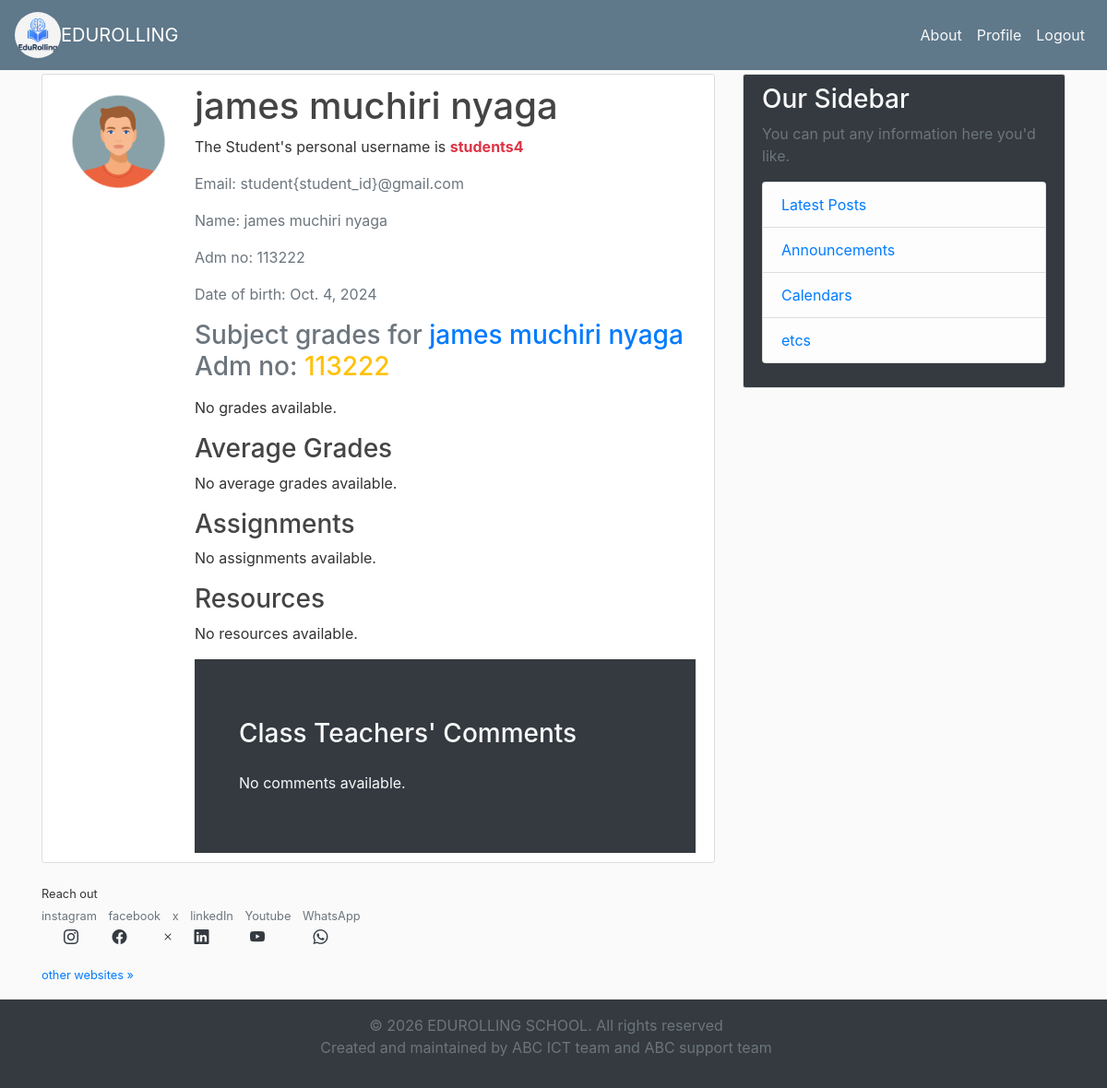
Screenshot of /edurolling/parents/student_profile/3/ (signed in) with the database file from the repository.
### school/models.py (models this page shows, shortened)
class School(models.Model):
    name = models.CharField(max_length=200)
    code = models.CharField(max_length=50, unique=True)
    slug = models.SlugField(max_length=50, unique=True, blank=True)
    active = models.BooleanField(default=True)
    created_at = models.TimeField(default=timezone.now)

### students/models.py (models this page shows, shortened)
class Student(models.Model):
    user = models.OneToOneField(User, on_delete=models.CASCADE, related_name='student')
    school = models.ForeignKey(School, on_delete=models.CASCADE)
    student_id = models.CharField(max_length=10)
    username = models.CharField(max_length=30, unique=True, default='student')
    email = models.EmailField(blank=True)
    student_class = models.ForeignKey(Class, on_delete=models.SET_NULL, null=True)
    full_name = models.CharField(max_length=100)
    date_of_birth = models.DateField()
    class Meta:
        unique_together = ('school', 'student_id')

class Profile(models.Model):
    student = models.OneToOneField(Student, on_delete=models.CASCADE)
    image = models.ImageField(default='student_default_img.jpg',upload_to='student_profiles')
    """def save(self, *args, **kwargs):
        super().save(*args, **kwargs)
        img = Image.open(self.image.path)

        if img.height >300 or img.width>300:
            output_size = (300,300)
            img.thumbnail(output_size)
            img.save(self.image.path)"""

### parents/views.py (the view)
@login_required
def pr_StudentProfile(request, student_id, school_slug):
    school = get_object_or_404(School, slug=school_slug)
    profile = getattr(request.user, 'student', None) or getattr(request.user, 'parent', None)
    s_profile = get_object_or_404(Student, id=student_id)
    if not profile:
        return render(request, 'students/error.html')
    if profile == getattr(request.user, 'parent', None):
        if s_profile != profile.My_Student_Adm_No:
            messages.error(request,'You do not have permission to view this student profile!')
            return render(request, 'students/error.html')
    grades = s_profile.subject_grades.all()
    average_grades = s_profile.average_grades.all()
    assignments = s_profile.assignments.all()
    comments = s_profile.comments.all()
    context = {
        'student':s_profile,
        'profile': profile,
        'grades': grades,
        'average_grades': average_grades,
        'comments': comments,
        'school':school
    }
    return render(request, 'parents/my_students_profile.html', context)

### school/context_processors.py (called while the page is built)
def school_context(request):
    school = School.objects.filter(code='EDU001').first()
    return {'school': school}

### parents/templates/parents/my_students_profile.html
{% extends 'blog/base.html' %}
{% load static %}
{% load crispy_forms_tags %}
{% block content %}
   <div class="content-section">
      <div class="media">
         <img class="rounded-circle account-img" src="{{ student.profile.image.url  }}" alt="Profile Image">
         <div class="media-body">
            <h1>{{ student.full_name }}</h1>
            <p>The Student's personal username is <strong class="text-danger">{{ student.username }}</strong></p>
            <p class="text-secondary">Email: {{ student.email }}</p>
            <p class="text-secondary">Name: {{ student.full_name }}</p>
            <p class="text-secondary">Adm no: {{ student.student_id }}</p>
            <p class="text-secondary">Date of birth: {{ student.date_of_birth }}</p>
            <h3 class="text-secondary">Subject grades for <span class="text-primary">{{ student.full_name }}</span><p>Adm no: <span class="text-warning">{{student.student_id}}</span></span><p></h3>
            {% for grade in grades %}
               <p>{{ grade.Exam_title }}:
                  <ul>
                     <li>English: {{ grade.english_score }} ({{ grade.english_grade }})</li>
                     <li>Kiswahili: {{ grade.kiswahili_score }} ({{ grade.kiswahili_grade }})</li>
                     <li>Mathematics: {{ grade.mathematics_score }} ({{ grade.mathematics_grade }})</li>
                     <li>Physics: {{ grade.physics_score }} ({{ grade.physics_grade }})</li>
                     {% if grade.chemistry_score %}
                       <li>Chemistry: {{ grade.chemistry_score }} ({{ grade.chemistry_grade }})</li>
                     {% endif %}
                     {% if grade.biology_score %}
                     <li>Biology: {{ grade.biology_score }} ({{ grade.biology_grade }})</li>
                     {% endif %}
                     {% if grade.history_score %}
                     <li>History: {{ grade.history_score }} ({{ grade.history_grade }})</li>
                     {% endif %}
                     {% if grade.geography_score %}
                     <li>Geography: {{ grade.geography_score }} ({{ grade.geography_grade }})</li>
                     {% endif %}
                     {% if grade.computer_science_score %}
                     <li>Computer Science: {{ grade.computer_science_score }} ({{ grade.computer_science_grade }})</li>
                     {% endif %}
                     {% if grade.art_and_design_score %}
                     <li>Art and Design: {{ grade.art_and_design_score }} ({{ grade.art_and_design_grade }})</li>
                     {% endif %}
                     {% if grade.music_score %}
                     <li>Music: {{ grade.music_score }} ({{ grade.music_grade }})</li>
                     {% endif %}
                     {% if grade.physical_education_score %}
                     <li>Physical Education: {{ grade.physical_education_score }} ({{ grade.physical_education_grade }})</li>
                     {% endif %}
                     {% if grade.religious_education_score %}
                     <li>Religious Education: {{ grade.religious_education_score }} ({{ grade.religious_education_grade }})</li>
                     {% endif %}
                 </ul>
               </p>
            {% empty %}
               <p>No grades available.</p>
            {% endfor %}
            <h3>Average Grades</h3>
            {% for avg_grade in average_grades %}
               <p>Exam Tittle: {{ avg_grade.Exam_title }}<h3 class="text-muted">Score: {{ avg_grade.grade }}</h3></p>
            {% empty %}
               <p>No average grades available.</p>
            {% endfor %}
            <h3>Assignments</h3>
            {% for assignment in assignments %}
               <p><strong>{{ assignment.title }}:</strong>
                  <br>{{ assignment.description }}</p>
                  <p class="text-primary">Assignment due date: <span class="text-danger">{{assignment.due_date}}</span></p>
            {% empty %}
               <p>No assignments available.</p>
            {% endfor %}
            <h3>Resources</h3>
            {% for resource in resources %}
               <p>{{ resource.title }}: {{ resource.resource_description }}</p>
            {% empty %}
               <p>No resources available.</p>
            {% endfor %}
             <div class="container bg-dark text-light p-5 px-0">
               <h3 class="text-light bt-3 py-3">Class Teachers' Comments</h3>
               {% for comment in comments %}
                  <p>{{ profile.full_name }} has this comment on discipline:<br>{{ comment.student_discipline }} <br> And this on academics:</p>
                  <p>{{ comment.comment_on_academics }}</p>
               {% empty %}
                  <p>No comments available.</p>
               {% endfor %}
             </div>
         </div>
      </div>
   </div>
{% endblock %}

### blog/templates/blog/base.html (shortened to what this page needs)
{% load static %}
<!DOCTYPE html>
<html>
<head>
    <link rel="stylesheet" href="https://cdn.jsdelivr.net/npm/bootstrap@4.0.0/dist/css/bootstrap.min.css">
    <link rel="stylesheet" href="https://cdn.jsdelivr.net/npm/bootstrap-icons@1.3.0/font/bootstrap-icons.css">
    <link rel="stylesheet" type="text/css" href="{% static 'blog/main.css' %}">
</head>
<body>
    <nav class="navbar navbar-expand-md navbar-dark bg-steel fixed-top">
          <a class="navbar-brand d-flex align-items-center"  href="/{{ school.slug }}/">
              <img src="{% static 'blog/logo.jpeg' %}" alt="School Logo"
                  class="rounded-circle me-2" height="50" width="50">
                  <span class="navbar-brand mr-2">{{ school.name }}</span>
            </a>
              <div class="collapse navbar-collapse" id="navbarToggle">
    <div class="navbar-nav mr-auto">
        <a class="nav-item nav-link text-light" href="{% url 'blog-about' school_slug=school.slug %}">
            About
        </a>
    </div>
    <div class="navbar-nav">
        {% if user.is_authenticated %}
            {% if user.student %}
                <a class="nav-item nav-link text-light"
                   href="{% url 'students-profile' school_slug=school.slug %}">
                    Profile
                </a>
            {% elif user.parent %}
                <a class="nav-item nav-link text-light"
                   href="{% url 'parents-profile' school_slug=school.slug %}">
                    Profile
                </a>
            {% elif user.teacher %}
                <a class="nav-item nav-link text-light"
                   href="{% url 'teachers-profile' school_slug=school.slug %}">
                    Profile
                </a>
            {% endif %}
              <form action="{% url 'logout' %}" method="POST" style="display:inline;">
                  <button type="submit" class="nav-item nav-link text-light" style="background:none; border:none;">
                      Logout
                    </button>
              </form>
        {% else %}
            <a class="nav-item nav-link text-light" href="{% url 'login' %}">
                Login
            </a>
        {% endif %}
    </div>
</div>
    </nav>
    <main role="main" class="container">
      <div class="row">
        <div class="col-md-8">
            {% block content %}{% endblock %}
        </div>
        <div class="col-md-4">
          <div class="content-section bg-dark text-light">
            <h3 class="text-light">Our Sidebar</h3>
            <p class='text-muted text-light'>You can put any information here you'd like.
              <ul class="list-group">
                <li class="list-group-item list-group-item-light"><a href="{% url 'blog-latest-posts' school_slug=school.slug %}">Latest Posts</a></li>
                <li class="list-group-item list-group-item-light"> <a href="{% url 'blog-announcements' school_slug=school.slug %}">Announcements</a></li>
                <li class="list-group-item list-group-item-light"><a href="{% url 'blog-calendars' school_slug=school.slug %}">Calendars</a></li>
                <li class="list-group-item list-group-item-light"><a href="{% url 'blog-others' school_slug=school.slug %}">etcs</a></li>
              </ul>
            </p>
          </div>
        </div>
      </div>
    </main>
    <section>
      <div class="container">
        <div class="mb-3">
          <small>
            Reach out
          </small>
          <div class="row">
            <div class="col-md-8">
              <small class="text-muted">instagram</small>
              <small class="mr-2 ml-2 text-muted">facebook</small>
              <small class="text-muted">x</small>
              <small class="ml-2 text-muted">linkedIn</small>
              <small class="ml-2 text-muted">Youtube</small>
              <small class="ml-2 text-muted">WhatsApp</small>
            </div>
          </div>
          <div class="row">
            <div class="col-md-8">
              <a href="https://www.instagram.com/muchiri_james_254/#"><i class="bi bi-instagram text-dark mx-4"></i></a>
              <a target="_blank" href="https://web.facebook.com/profile.php?id=61558683462581"><i class="bi bi-facebook text-dark mx-2"></i></a>
              <a target="_blank" href="https://x.com/jamesny97150748"><i class="bi bi-x text-dark ml-4"></i></a>
              <a href="#"><i class="bi bi-linkedin text-dark mx-3"></i></a>
              <a target ='blank' href="http://youtube.com/@jamesnyaga463"><i class="bi bi-youtube text-dark ml-4"></i></a>
              <a target="_blank"  href="https://wa.me/qr/RCU46OUN5B3HI1"><i class="bi bi-whatsapp text-dark mx-4 ml-5"></i></a>
            </div>
          </div>
        </div>
      </div>
      <div class="container mb-3"><small><a target="_blank" href="https://rolling.pythonanywhere.com/" class="text-primary">other websites &raquo;</a></small></div>
    </section>
    <footer class="footer bg-dark text-light text-center p-3">
    <div class="container">
      <p class="text-muted mr-3">&copy; 2026 EDUROLLING SCHOOL. All rights reserved <br><span>Created and maintained by ABC ICT team and ABC support team</span></p>
    </footer>
  </body>
</html>

### blog/static/blog/main.css (style rules this page uses)
body { background: #fafafa; color: #333333; margin-top: 5rem; }
h1, h2, h3, h4, h5, h6 { color: #444444; }
.bg-steel { background-color: #5f788a; }
.content-section { background: #ffffff; padding: 10px 20px; border: 1px solid #dddddd; border-radius: 3px; margin-bottom: 20px; }
.account-img { height: 125px; width: 125px; margin-right: 20px; margin-bottom: 16px; }

### rows the page displays
School: name "EDUROLLING"
Student: profile.image (placeholder picture), full_name "james muchiri nyaga", username "students4", email "student{student_id}@gmail.com", student_id "113222", date_of_birth "Oct. 4, 2024"
